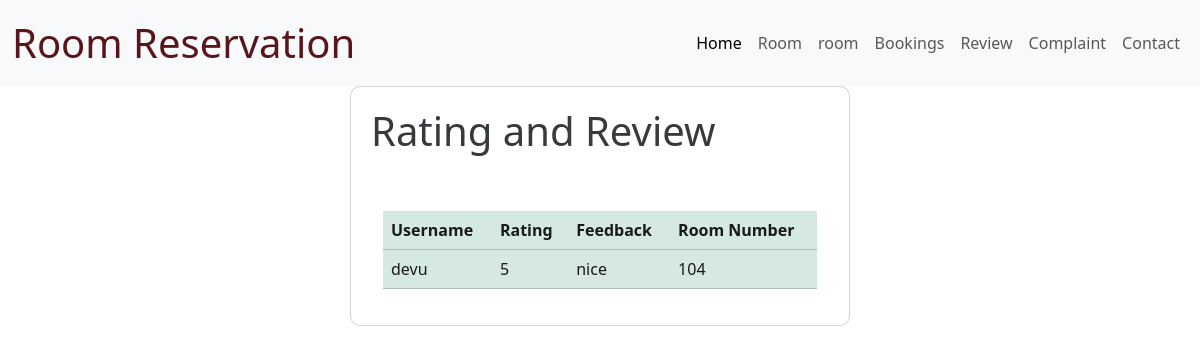
Screenshot of /Review (signed in) with the database file from the repository.
### world_wallet_expence_app/models.py (models this page shows)
class FeedbackTableforRoom(models.Model):
     USERID=models.ForeignKey(UserTable, on_delete=models.CASCADE)
     rating=models.CharField(max_length=20, null=True,blank=True)
     feedback=models.CharField(max_length=20, null=True,blank=True)
     ROOMID=models.ForeignKey(RoomTable, on_delete=models.CASCADE)

class UserTable(models.Model):
    LOGINID=models.ForeignKey(LoginTable, on_delete=models.CASCADE)
    Name=models.CharField(max_length=20, null=True,blank=True)
    phone=models.CharField(max_length=20, null=True,blank=True)
    place=models.CharField(max_length=25, null=True,blank=True)
    status=models.CharField(max_length=25, null=True,blank=True)

class RoomTable(models.Model):
     LOGINID=models.ForeignKey(LoginTable, on_delete=models.CASCADE,null=True,blank=True)
     roomnumber=models.CharField(max_length=20, null=True,blank=True)
     roomtype=models.CharField(max_length=20, null=True,blank=True)
     bedtype=models.CharField(max_length=20, null=True,blank=True)
     roomimage=models.FileField(upload_to='roomimages/',null=True,blank=True)
     location=models.CharField(max_length=100,null=True,blank=True)
     price=models.CharField(max_length=20, null=True,blank=True)
     roomservice=models.CharField(max_length=20, null=True,blank=True)
     status=models.CharField(max_length=25, null=True,blank=True)

### world_wallet_expence_app/views.py (the view)
# urls.py: path('Review',Review.as_view(),name='Review'),
class Review(View):
    def get(self, request):
        room_id = request.session.get("room_id")
        if not room_id:
            return HttpResponse('Room ID not found in session', status=404)
        r = FeedbackTableforRoom.objects.filter(ROOMID=room_id)
        print(r)
        return render(request, "ROOM/review.html", {'r': r})

### templates/ROOM/review.html (shortened to what this page needs)
{% load static %}
<html lang="en">
<head>
    <link href="https://cdn.jsdelivr.net/npm/bootstrap@5.3.3/dist/css/bootstrap.min.css" rel="stylesheet">
</head>
<body>
  <nav class="navbar navbar-expand-lg bg-body-tertiary">
    <div class="container-fluid">
        <a class="navbar-brand fs-1 text-danger-emphasis" href="#">Room Reservation</a>
        <div class="collapse navbar-collapse" id="navbarSupportedContent">
            <ul class="navbar-nav ms-auto mb-2 mb-lg-0">
                <li class="nav-item">
                    <a class="nav-link active" aria-current="page" href="/HomeR">Home</a>
                </li>
                <li class="nav-item">
                    <a class="nav-link" href="/Manage"> Room</a>
                </li>
                <li class="nav-item">
                    <a class="nav-link" href="/viewRoom">room</a>
                  </li>
                <li class="nav-item">
                    <a class="nav-link" href="/Viewbooking">Bookings</a>
                </li>
                <li class="nav-item">
                    <a class="nav-link " href="/Review">Review</a>
                </li>
                <li class="nav-item">
                    <a class="nav-link" href="/Send">Complaint</a>
                </li>
                <li class="nav-item">
                    <a class="nav-link" href="#">Contact</a>
                </li>
            </ul>
        </div>
    </div>
</nav>
    <div class="card">
        <h1>Rating and Review</h1>
        <div class="container mt-5">
            <table class="table table-success">
                <thead>
                  <tr>
                    <th scope="col">Username</th>
                    <th scope="col">Rating</th>
                    <th scope="col">Feedback</th>
                    <th scope="col">Room  Number</th>
                  </tr>
                </thead>
                <tbody>
                  {%for i in r%}
                  <tr>
                    <td>{{i.USERID.Name}}</td>
                    <td>{{i.rating}}</td>
                    <td>{{i.feedback}}</td>
                    <td>{{i.ROOMID.roomnumber}}</td>
                  </tr>
                  {%endfor%}
                </tbody>
              </table>
            </div>
</body>
</html>

### templates/ROOM/review.html (style rules this page uses)
.card { height: auto; width: 500px; margin: auto; padding: 20px; border-radius: 10px; opacity: 0.9; }
body { height: 100vh; align-items: center; background-image: url('https://encrypted-tbn0.gstatic.com/images?q=tbn:ANd9GcTJ7k37uhSA3b-rwUkAWgwDC-hBrC2FiNNMNg&s'); background-position: center; background-size: cover; background-repeat:no-repeat ; backdrop-filter: blur(6px); }

### rows the page displays
FeedbackTableforRoom: USERID.Name "devu", rating "5", feedback "nice", ROOMID.roomnumber "104"
